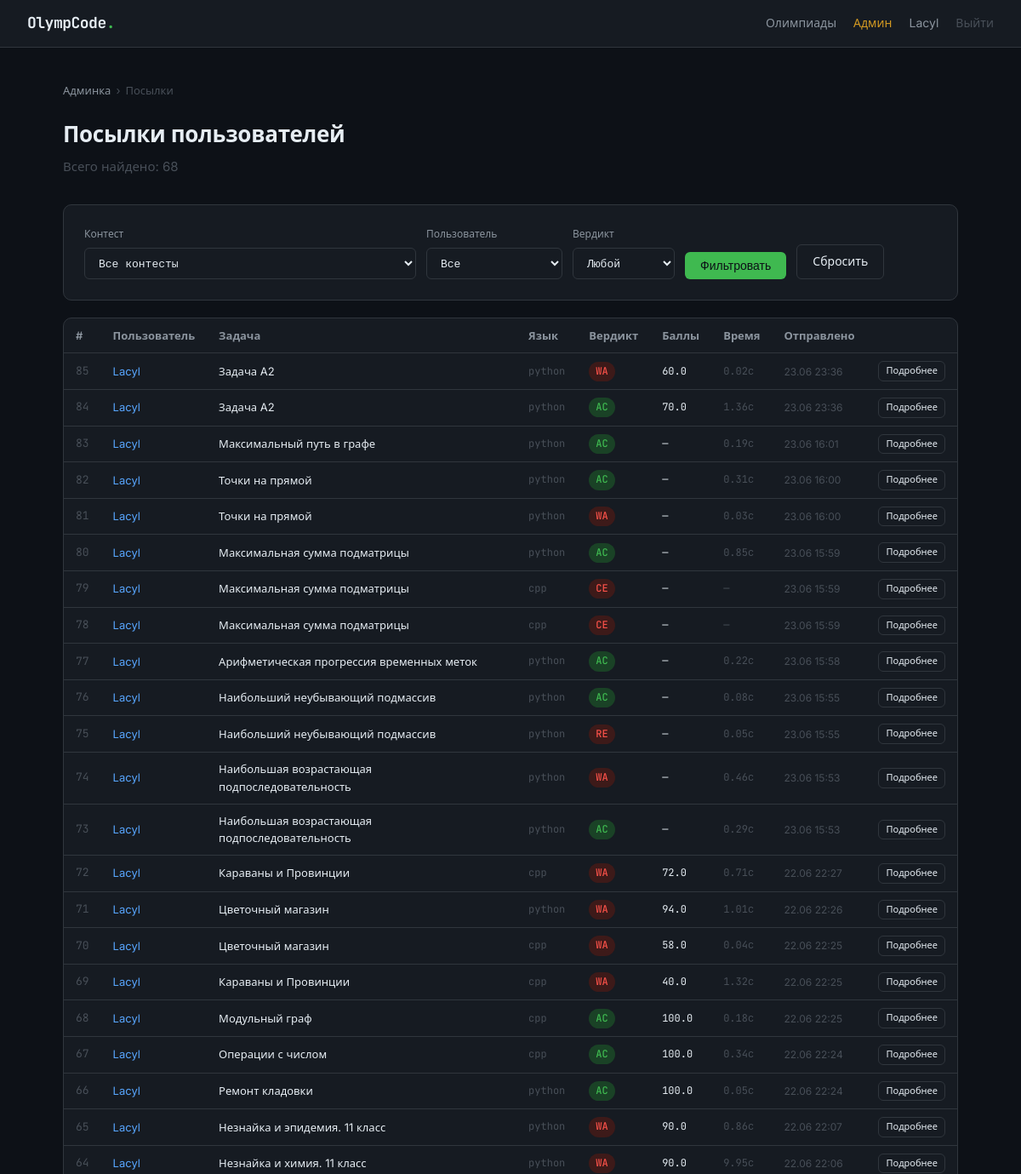
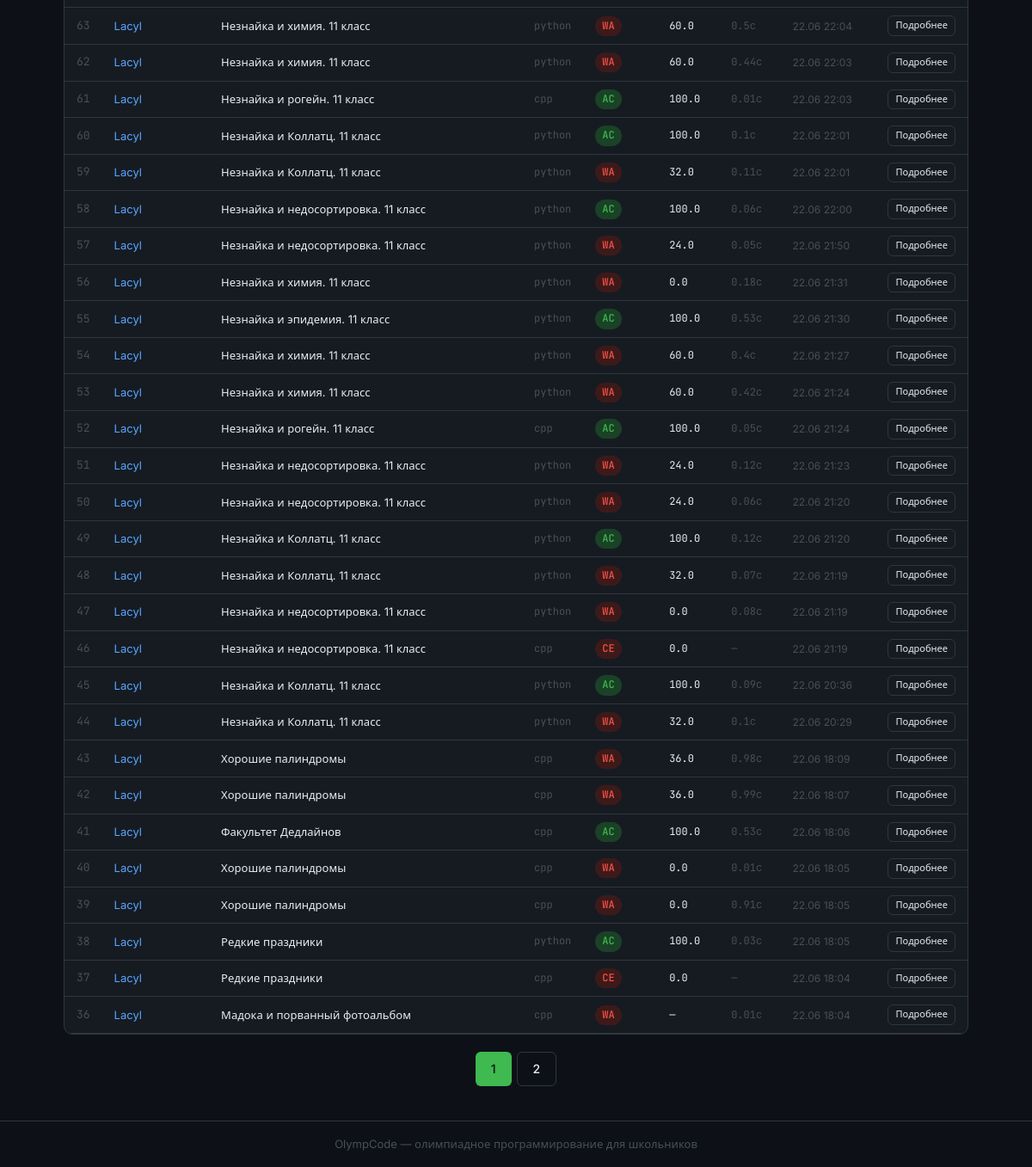
The page /admin/submissions (signed in) on the database as committed earlier (2 pictures, top to bottom).
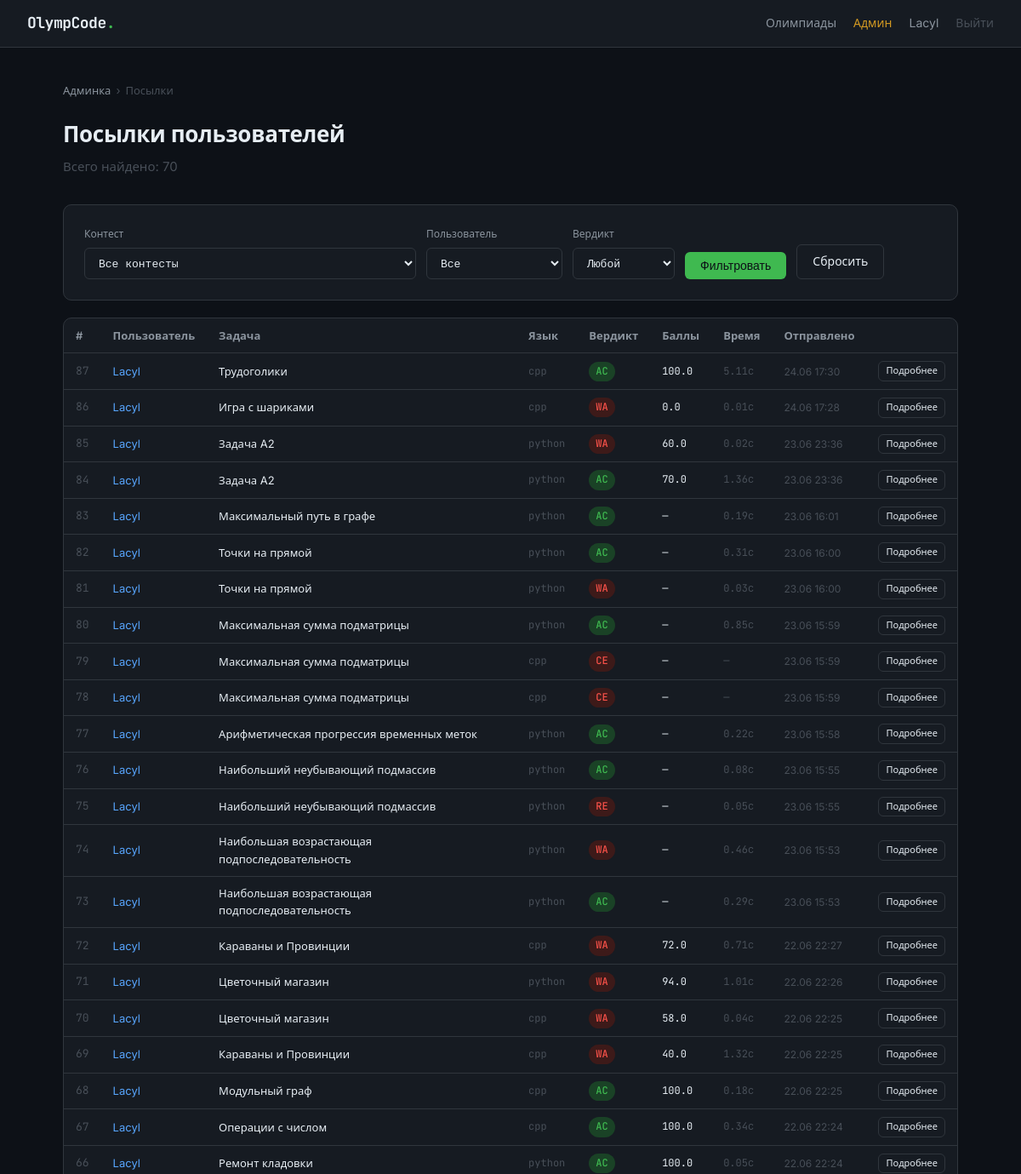
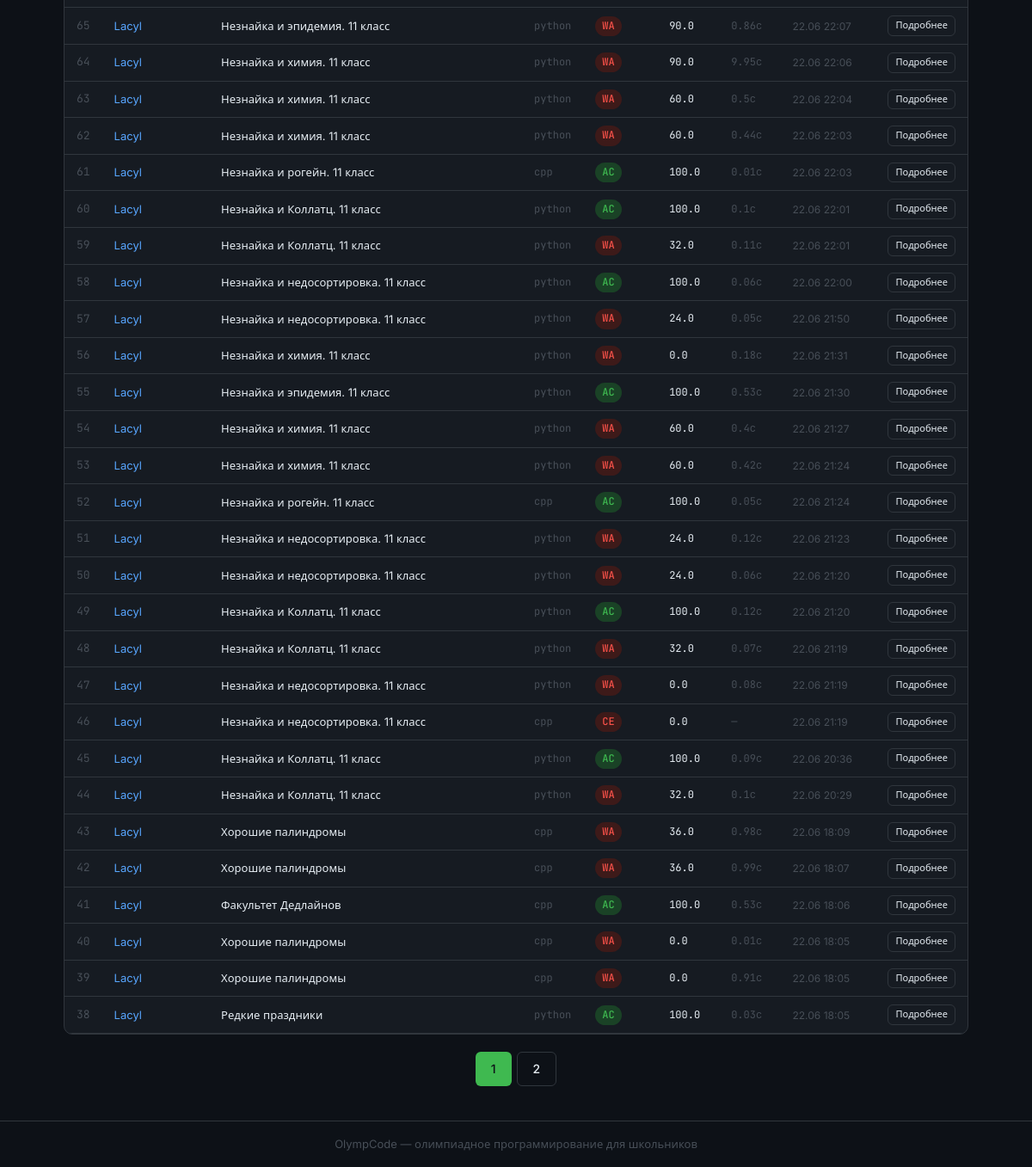
The same page on the database as committed later (2 pictures, top to bottom).
### models.py (models this page shows)
class Submission(Base):
    __tablename__ = "submissions"
    id:                     Mapped[int]          = mapped_column(Integer, primary_key=True)
    user_id:                Mapped[int]          = mapped_column(ForeignKey("users.id"))
    task_id:                Mapped[int]          = mapped_column(ForeignKey("tasks.id"))
    task_submission_number: Mapped[int]          = mapped_column(Integer, default=1)
    code:                   Mapped[str]          = mapped_column(Text)
    language:               Mapped[str]          = mapped_column(String(16), default="cpp")
    verdict:                Mapped[Verdict]      = mapped_column(SAEnum(Verdict), default=Verdict.PENDING)
    failed_test:            Mapped[int | None]   = mapped_column(Integer, nullable=True)
    error_output:           Mapped[str | None]   = mapped_column(Text, nullable=True)
    execution_time:         Mapped[float | None] = mapped_column(Float, nullable=True)
    score:                  Mapped[float | None] = mapped_column(Float, nullable=True)
    ai_hint:                Mapped[str | None]   = mapped_column(Text, nullable=True)
    submitted_at:           Mapped[datetime]     = mapped_column(DateTime, default=datetime.now)
    user:         Mapped["User"]             = relationship(back_populates="submissions")
    task:         Mapped["Task"]             = relationship(back_populates="submissions")
    test_results: Mapped[list["TestResult"]] = relationship(back_populates="submission")

class User(Base):
    __tablename__ = "users"
    id:            Mapped[int]      = mapped_column(Integer, primary_key=True)
    username:      Mapped[str]      = mapped_column(String(64), unique=True, index=True)
    email:         Mapped[str]      = mapped_column(String(256), unique=True)
    password_hash: Mapped[str]      = mapped_column(String(256))
    is_admin:      Mapped[bool]     = mapped_column(Boolean, default=False)
    created_at:    Mapped[datetime] = mapped_column(DateTime, default=datetime.now)
    submissions: Mapped[list["Submission"]] = relationship(back_populates="user")

class Task(Base):
    __tablename__ = "tasks"
    id:             Mapped[int]          = mapped_column(Integer, primary_key=True)
    topic_id:       Mapped[int | None]   = mapped_column(ForeignKey("topics.id"), nullable=True)
    order_in_topic: Mapped[int]          = mapped_column(Integer, default=1)
    title:          Mapped[str]          = mapped_column(String(256))
    statement_md:   Mapped[str | None]   = mapped_column(Text, nullable=True)
    statement_html: Mapped[str | None]   = mapped_column(Text, nullable=True)
    time_limit:     Mapped[float]        = mapped_column(Float, default=1.0)
    memory_limit:   Mapped[int]          = mapped_column(Integer, default=256)
    tests_path:     Mapped[str]          = mapped_column(String(512))
    checker_path:   Mapped[str]          = mapped_column(String(512))
    scoring_type:     Mapped[ScoringType]  = mapped_column(SAEnum(ScoringType), default=ScoringType.ICPC)
    max_score:        Mapped[float]        = mapped_column(Float, default=0.0)
    test_scores_json: Mapped[str | None]   = mapped_column(Text, nullable=True)  # JSON список баллов за каждый тест
    is_output_only:   Mapped[bool]         = mapped_column(Boolean, default=False)  # MOSH: участник сдаёт готовый файл-ответ, а не код
    is_interactive:    Mapped[bool]        = mapped_column(Boolean, default=False)  # Polygon: есть interactor, программа общается с ним в реальном времени
    interactor_path:   Mapped[str | None]  = mapped_column(String(512), nullable=True)  # путь к скомпилированному interactor (для отладки, судья пока не запускает)
    topic:         Mapped["Topic | None"]      = relationship(back_populates="tasks")
    submissions:   Mapped[list["Submission"]]  = relationship(back_populates="task")
    subtasks:      Mapped[list["Subtask"]]     = relationship(back_populates="task")
    contest_tasks: Mapped[list["ContestTask"]] = relationship(back_populates="task")

### routers/admin.py (the view)
@router.get("/submissions")
async def admin_submissions(
    request: Request,
    db: Session = Depends(get_db),
):
    qp = request.query_params
    def _int(key):
        v = qp.get(key, "").strip()
        try: return int(v) if v else None
        except: return None
    page       = max(1, _int("page") or 1)
    contest_id = _int("contest_id")
    user_id    = _int("user_id")
    verdict    = qp.get("verdict", "").strip() or None
    from models import Submission, User
    user = _require_admin(request, db)
    if not user:
        return RedirectResponse("/auth/login")
    PAGE_SIZE = 50
    q = db.query(Submission).join(Submission.user).join(Submission.task)
    if contest_id:
        from models import ContestTask
        task_ids = [ct.task_id for ct in db.query(ContestTask).filter_by(contest_id=contest_id).all()]
        q = q.filter(Submission.task_id.in_(task_ids))
    if user_id:
        q = q.filter(Submission.user_id == user_id)
    if verdict:
        from models import Verdict as V
        q = q.filter(Submission.verdict == V(verdict))
    total  = q.count()
    subs   = q.order_by(Submission.submitted_at.desc()).offset((page-1)*PAGE_SIZE).limit(PAGE_SIZE).all()
    contests = db.query(Contest).order_by(Contest.created_at.desc()).all()
    users    = db.query(User).order_by(User.username).all()
    return templates.TemplateResponse("admin/submissions.html", {
        "request":    request,
        "user":       user,
        "subs":       subs,
        "contests":   contests,
        "users":      users,
        "page":       page,
        "total":      total,
        "page_size":  PAGE_SIZE,
        "contest_id": contest_id,
        "user_id":    user_id,
        "verdict_filter": verdict,
    })

### templates/admin/submissions.html (shortened to what the changed rows need)
{% extends "base.html" %}
{% block content %}
<div class="page-header">
  <h1>Посылки пользователей</h1>
  <p style="color:var(--text-3)">Всего найдено: {{ total }}</p>
</div>
<div class="card" style="padding:0; overflow:hidden">
  <table style="width:100%; border-collapse:collapse; font-size:13px">
    <thead>
      <tr style="background:var(--bg-sidebar); border-bottom:1px solid var(--border)">
        <th style="padding:10px 14px; text-align:left; font-weight:600; color:var(--text-2)">#</th>
        <th style="padding:10px 14px; text-align:left; font-weight:600; color:var(--text-2)">Пользователь</th>
        <th style="padding:10px 14px; text-align:left; font-weight:600; color:var(--text-2)">Задача</th>
        <th style="padding:10px 14px; text-align:left; font-weight:600; color:var(--text-2)">Язык</th>
        <th style="padding:10px 14px; text-align:left; font-weight:600; color:var(--text-2)">Вердикт</th>
        <th style="padding:10px 14px; text-align:left; font-weight:600; color:var(--text-2)">Баллы</th>
        <th style="padding:10px 14px; text-align:left; font-weight:600; color:var(--text-2)">Время</th>
        <th style="padding:10px 14px; text-align:left; font-weight:600; color:var(--text-2)">Отправлено</th>
        <th style="padding:10px 14px; text-align:left; font-weight:600; color:var(--text-2)"></th>
      </tr>
    </thead>
    <tbody>
      {% for s in subs %}
      <tr style="border-bottom:1px solid var(--border-light,var(--border))">
        <td style="padding:9px 14px; color:var(--text-3); font-family:var(--mono)">{{ s.id }}</td>
        <td style="padding:9px 14px">
          <a href="/admin/submissions?user_id={{ s.user.id }}" style="color:var(--blue)">{{ s.user.username }}</a>
        </td>
        <td style="padding:9px 14px">
          <a href="/admin/task/{{ s.task.id }}" style="color:var(--text-1)">{{ s.task.title }}</a>
        </td>
        <td style="padding:9px 14px; font-family:var(--mono); font-size:12px; color:var(--text-3)">{{ s.language }}</td>
        <td style="padding:9px 14px">
          <span class="badge badge--{{ s.verdict.value.lower() }}">{{ s.verdict.value }}</span>
        </td>
        <td style="padding:9px 14px; font-family:var(--mono); font-size:12px">
          {% if s.score is not none %}{{ s.score | round(1) }}{% else %}—{% endif %}
        </td>
        <td style="padding:9px 14px; font-family:var(--mono); font-size:12px; color:var(--text-3)">
          {% if s.execution_time %}{{ s.execution_time | round(2) }}с{% else %}—{% endif %}
        </td>
        <td style="padding:9px 14px; font-size:12px; color:var(--text-3); white-space:nowrap">
          {{ s.submitted_at.strftime('%d.%m %H:%M') }}
        </td>
        <td style="padding:9px 14px">
          <a href="/submissions/{{ s.id }}" class="btn btn--outline btn--small" style="font-size:11px; padding:2px 8px">
            Подробнее
          </a>
        </td>
      </tr>
      {% else %}
      <tr>
        <td colspan="9" style="padding:24px; text-align:center; color:var(--text-3)">Посылок не найдено</td>
      </tr>
      {% endfor %}
    </tbody>
  </table>
</div>
{% set total_pages = ((total - 1) // page_size + 1) if total > 0 else 1 %}
{% if total_pages > 1 %}
<div style="display:flex; gap:6px; justify-content:center; margin-top:20px; flex-wrap:wrap">
  {% for p in range(1, total_pages + 1) %}
    {% if p == page %}
      <span class="btn btn--primary btn--small" style="min-width:36px; text-align:center">{{ p }}</span>
    {% elif p == 1 or p == total_pages or (p >= page - 2 and p <= page + 2) %}
      <a href="?page={{ p }}{% if contest_id %}&contest_id={{ contest_id }}{% endif %}{% if user_id %}&user_id={{ user_id }}{% endif %}{% if verdict_filter %}&verdict={{ verdict_filter }}{% endif %}"
         class="btn btn--outline btn--small" style="min-width:36px; text-align:center">{{ p }}</a>
    {% elif p == page - 3 or p == page + 3 %}
      <span style="padding:4px 2px; color:var(--text-3)">…</span>
    {% endif %}
  {% endfor %}
</div>
{% endif %}
{% endblock %}

Rows that differ between the two databases and show on the page:
no longer on this page (row unchanged): Submission: id "37", user.username "Lacyl", task "Редкие праздники", language "cpp", verdict.value "CE", score "0.0", submitted_at "22.06 18:04"
no longer on this page (row unchanged): Submission: id "36", user.username "Lacyl", task "Мадока и порванный фотоальбом", language "cpp", verdict.value "WA", execution_time "0.01", submitted_at "22.06 18:04"
added Submission: id "87", user.username "Lacyl", task "Трудоголики", language "cpp", verdict.value "AC", score "100.0", execution_time "5.11", submitted_at "24.06 17:30"
added Submission: id "86", user.username "Lacyl", task "Игра с шариками", language "cpp", verdict.value "WA", score "0.0", execution_time "0.01", submitted_at "24.06 17:28"
Other text that changed with them:
{{ total }}: "68" → "70"
